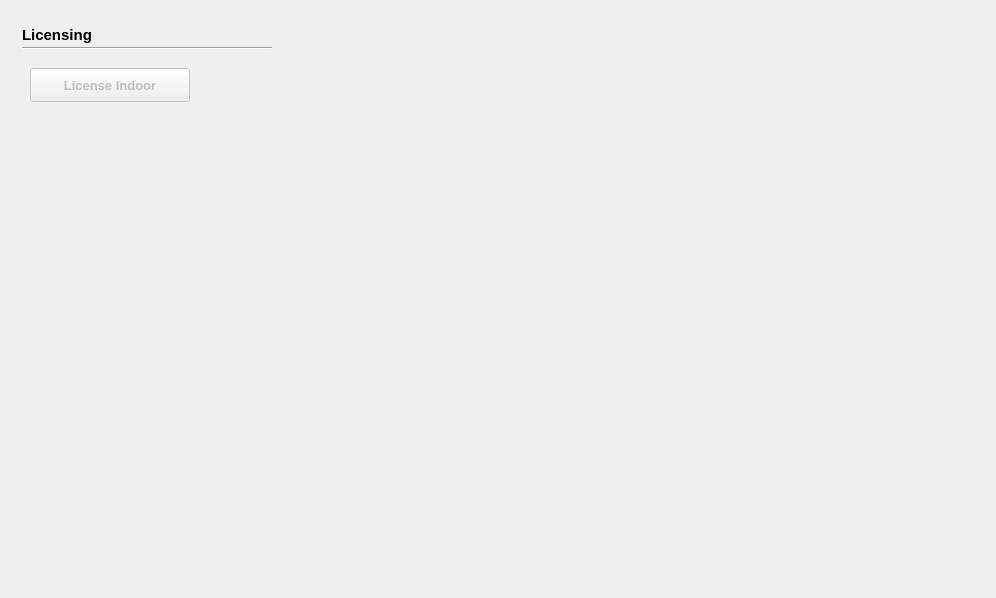
<?xml version="1.0" encoding="UTF-8"?>
<ui version="4.0">
 <class>licemana</class>
 <widget class="QWidget" name="licemana">
  <property name="geometry">
   <rect>
    <x>0</x>
    <y>0</y>
    <width>996</width>
    <height>598</height>
   </rect>
  </property>
  <property name="windowTitle">
   <string>Form</string>
  </property>
  <property name="styleSheet">
   <string notr="true">#licemana[pltdismode=&quot;night&quot;]
{	
background-color: rgba(255, 255, 255,1);
}
#licemana[pltdismode=&quot;indoor&quot;]
{	
background-color:white;
}</string>
  </property>
  <property name="pltdismode" stdset="0">
   <string>indoor</string>
  </property>
  <widget class="Line" name="line_7">
   <property name="geometry">
    <rect>
     <x>22</x>
     <y>47</y>
     <width>250</width>
     <height>2</height>
    </rect>
   </property>
   <property name="styleSheet">
    <string notr="true">#licemana[pltdismode=&quot;indoor&quot;] #line_7
 {
background-color:rgba(6,62,97,1);	
}
#licemana[pltdismode=&quot;night&quot;] #line_7
 {
background-color:rgba(7,97,116,1);
}</string>
   </property>
   <property name="orientation">
    <enum>Qt::Horizontal</enum>
   </property>
  </widget>
  <widget class="QPushButton" name="pushButton_19">
   <property name="enabled">
    <bool>false</bool>
   </property>
   <property name="geometry">
    <rect>
     <x>30</x>
     <y>68</y>
     <width>160</width>
     <height>34</height>
    </rect>
   </property>
   <property name="font">
    <font>
     <family>Arial</family>
     <pointsize>10</pointsize>
     <weight>75</weight>
     <italic>false</italic>
     <bold>true</bold>
    </font>
   </property>
   <property name="styleSheet">
    <string notr="true">#licemana[pltdismode=&quot;indoor&quot;] QPushButton
{
color: rgb(255, 255, 255);
background-color: rgb(85, 87, 83);
text-align:center;
}
#licemana[pltdismode=&quot;night&quot;] QPushButton
{
color: rgb(250,218,166);
text-align:center;
border-image: url(:/bit/image/click_night.png);
}</string>
   </property>
   <property name="text">
    <string>License Indoor</string>
   </property>
  </widget>
  <widget class="QLabel" name="label_7">
   <property name="geometry">
    <rect>
     <x>22</x>
     <y>26</y>
     <width>91</width>
     <height>17</height>
    </rect>
   </property>
   <property name="font">
    <font>
     <family>Arial</family>
     <pointsize>11</pointsize>
     <weight>75</weight>
     <italic>false</italic>
     <bold>true</bold>
    </font>
   </property>
   <property name="styleSheet">
    <string notr="true">#licemana[pltdismode=&quot;indoor&quot;] QLabel 
 {
color:rgba(6,62,97,1);
	background-color: white;
}
#licemana[pltdismode=&quot;night&quot;] QLabel 
 {
color:rgba(7,97,116,1);
	background-color: black;
}</string>
   </property>
   <property name="text">
    <string>Licensing</string>
   </property>
  </widget>
 </widget>
 <resources/>
 <connections/>
</ui>
